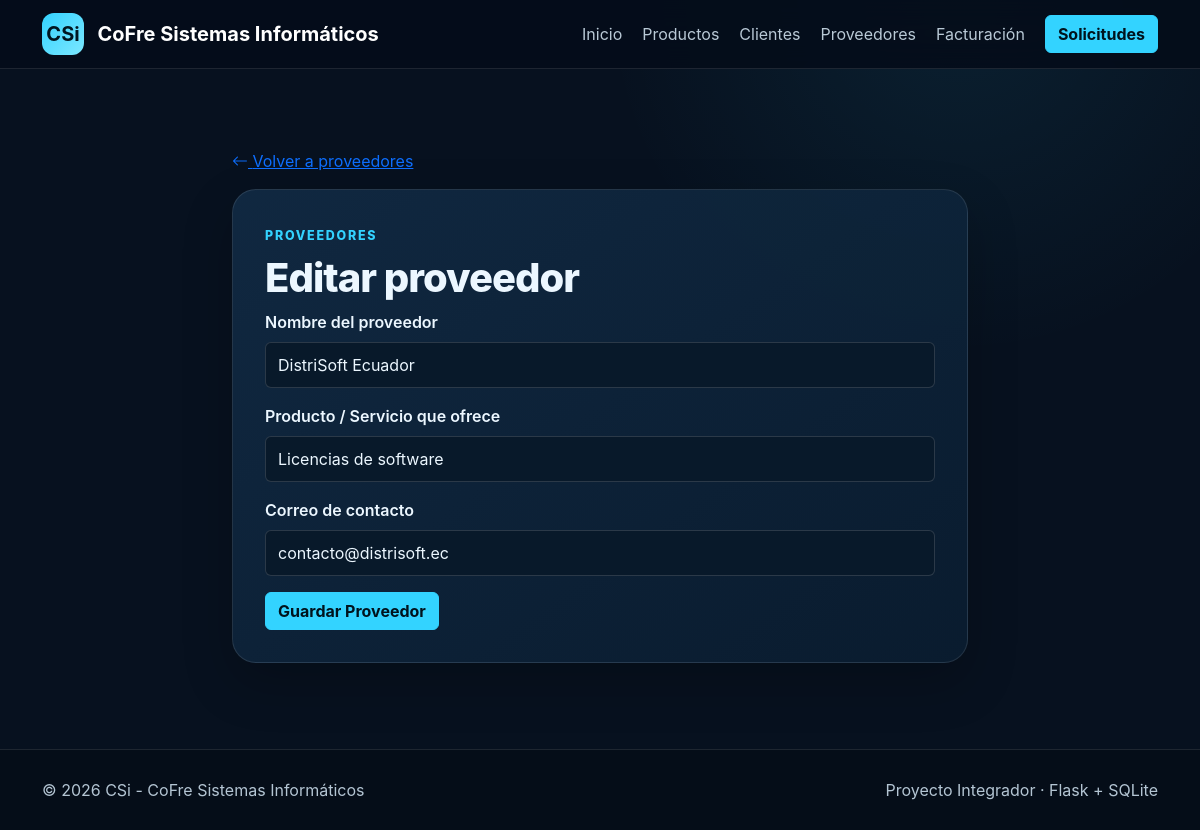
/proveedores/editar/2, run on the app's committed database.
### tables this page shows
CREATE TABLE proveedores (
 id INTEGER PRIMARY KEY AUTOINCREMENT,
 nombre TEXT NOT NULL,
 producto TEXT NOT NULL,
 contacto TEXT NOT NULL
);

### app.py (the view, shortened to what this page needs)
@app.route("/proveedores/nuevo", methods=["GET", "POST"])
@app.route("/proveedores/editar/<int:item_id>", methods=["GET", "POST"])
def formulario_proveedor(item_id=None):
    registro = fetch_one("SELECT * FROM proveedores WHERE id = ?", (item_id,)) if item_id else None
    if item_id and registro is None:
        flash("El proveedor solicitado no existe.", "danger")
        return redirect(url_for("proveedores"))
    form = ProveedorForm(data=dict(registro) if registro and request.method == "GET" else None)
    return render_template("formulario_proveedor.html", form=form, item_id=item_id)

### forms/proveedor_form.py
class ProveedorForm(FlaskForm):
    nombre = StringField(
        "Nombre del proveedor",
        validators=[
            DataRequired(message="El nombre es obligatorio."),
            Length(min=3, max=120, message="Debe tener entre 3 y 120 caracteres."),
        ],
    )
    producto = StringField(
        "Producto / Servicio que ofrece",
        validators=[
            DataRequired(message="Este campo es obligatorio."),
            Length(min=3, max=120, message="Debe tener entre 3 y 120 caracteres."),
        ],
    )
    contacto = StringField(
        "Correo de contacto",
        validators=[
            DataRequired(message="El correo de contacto es obligatorio."),
            Email(message="Ingrese un correo electrónico válido."),
        ],
    )
    submit = SubmitField("Guardar Proveedor")

### app.py (called while the page is built)
def get_db_connection():
    DATA_DIR.mkdir(parents=True, exist_ok=True)
    conn = sqlite3.connect(DB_PATH)
    conn.row_factory = sqlite3.Row
    return conn

def fetch_one(query, params=()):
    conn = get_db_connection()
    registro = conn.execute(query, params).fetchone()
    conn.close()
    return registro

@app.context_processor
def inyectar_variables_globales():
    return {
        "anio_actual": datetime.now().year,
        "empresa": empresa_info,
    }

### templates/formulario_proveedor.html (shortened to what this page needs)
{% extends 'base.html' %}
{% from '_form_macros.html' import render_field %}
{% block content %}
<section class="page-section"><div class="container form-shell">
  <a class="back-link" href="{{ url_for('proveedores') }}"><i class="bi bi-arrow-left"></i> Volver a proveedores</a>
  <div class="form-card mt-3"><span class="eyebrow">PROVEEDORES</span><h1 class="mt-2">{{ 'Editar proveedor' if item_id else 'Registrar proveedor' }}</h1>
    <form method="post" novalidate>{{ form.hidden_tag() }}
      {{ render_field(form.nombre) }}{{ render_field(form.producto) }}{{ render_field(form.contacto) }}
      {{ form.submit(class="btn btn-info") }}
    </form>
  </div>
</div></section>
{% endblock %}

### templates/_form_macros.html (shortened to what this page needs)
{% macro render_field(field, rows=None) %}
<div class="mb-3">
  {{ field.label(class="form-label fw-semibold") }}
  {% if field.type == 'BooleanField' %}
    <div class="form-check form-switch">
      {{ field(class="form-check-input") }}
      <label class="form-check-label" for="{{ field.id }}">Sí</label>
    </div>
  {% elif field.type == 'SelectField' %}
    {{ field(class="form-select" + (' is-invalid' if field.errors else '')) }}
  {% elif field.type == 'TextAreaField' %}
    {{ field(class="form-control" + (' is-invalid' if field.errors else ''), rows=rows or 5) }}
  {% else %}
    {{ field(class="form-control" + (' is-invalid' if field.errors else '')) }}
  {% endif %}
</div>
{% endmacro %}

### static/css/style.css (style rules this page uses)
:root { --bg:#07111f;--bg2:#0b1d31;--panel:#10263d;--panel2:#0d2035;--cyan:#33d3ff;--cyan2:#00a9db;--text:#ecf7ff;--muted:#9bb0c2;--border:rgba(255,255,255,.10) }
html { scroll-behavior:smooth }
body { background:radial-gradient(circle at 80% 0,rgba(51,211,255,.08),transparent 28%),var(--bg);color:var(--text);font-family:Inter,system-ui,-apple-system,"Segoe UI",sans-serif }
.btn-info { background:var(--cyan);border-color:var(--cyan);color:#00131d;font-weight:700 }
.eyebrow { font-size:.78rem;font-weight:800;letter-spacing:.14em;color:var(--cyan) }
.dashboard-card,.service-card,.data-card,.form-card,.cta-panel { background:linear-gradient(145deg,rgba(17,42,67,.95),rgba(10,29,48,.95));border:1px solid var(--border);box-shadow:0 20px 50px rgba(0,0,0,.22);border-radius:24px }
.section-heading h2,.page-header h1,.form-card h1 { font-weight:800;letter-spacing:-.025em }
.page-section { padding:64px 0 86px }
.form-shell { max-width:760px }
.form-card { padding:2rem }
.form-control,.form-select { background:#08192a;border-color:rgba(255,255,255,.14);color:var(--text);min-height:46px }
.form-control::placeholder { color:#71879b }

### data on the page
proveedores: nombre "DistriSoft Ecuador", producto "Licencias de software", contacto "contacto@distrisoft.ec"

### other printed values
{{ 'Editar proveedor' if item_id else 'Registrar proveedor' }} "Editar proveedor"
{{ field.label(class="form-label fw-semibold") }} "Nombre del proveedor Producto / Servicio que ofrece Correo de contacto"
